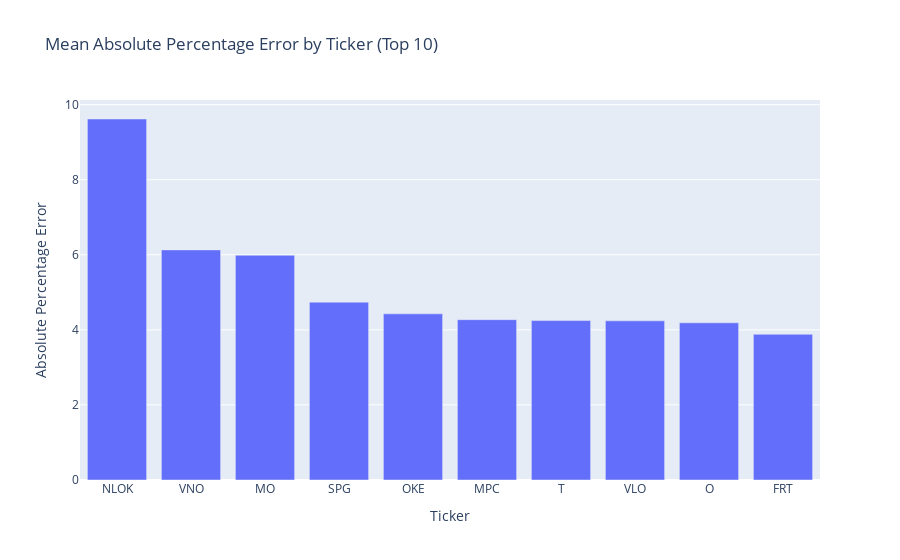

The notebook cell saved with this chart:
### Code cell
# df_pred_viz = df_pred.query("Ticker != "NVR"")
df_pred_viz = df_pred\
    .groupby(["Ticker"])\
    .mean()[["Squared Error", "Absolute Error", "Absolute Percentage Error"]]\
    .reset_index()\
    .sort_values(by = "Absolute Percentage Error", ascending = False)
df_pred_viz

fig = px.bar(
    df_pred_viz.head(n=10), 
    x = "Ticker", 
    y = "Absolute Percentage Error", 
    title = "Mean Absolute Percentage Error by Ticker (Top 10)"
)
fig.show()

### Figure 1 — Plotly figure (JSON) as saved in the notebook; plotly's stock layout.template omitted (floating-point values rounded to 4 significant figures)
{"data": [{"alignmentgroup": "True", "hovertemplate": "Ticker=%{x}<br>Absolute Percentage Error=%{y}<extra></extra>", "legendgroup": "", "marker": {"color": "#636efa", "pattern": {"shape": ""}}, "name": "", "offsetgroup": "", "orientation": "v", "showlegend": false, "textposition": "auto", "type": "bar", "x": ["NLOK", "VNO", "MO", "SPG", "OKE", "MPC", "T", "VLO", "O", "FRT"], "xaxis": "x", "y": [9.618, 6.131, 5.987, 4.738, 4.426, 4.271, 4.247, 4.24, 4.187, 3.882], "yaxis": "y"}], "layout": {"barmode": "relative", "legend": {"tracegroupgap": 0}, "title": {"text": "Mean Absolute Percentage Error by Ticker (Top 10)"}, "xaxis": {"anchor": "y", "domain": [0, 1], "title": {"text": "Ticker"}}, "yaxis": {"anchor": "x", "domain": [0, 1], "title": {"text": "Absolute Percentage Error"}}}}
